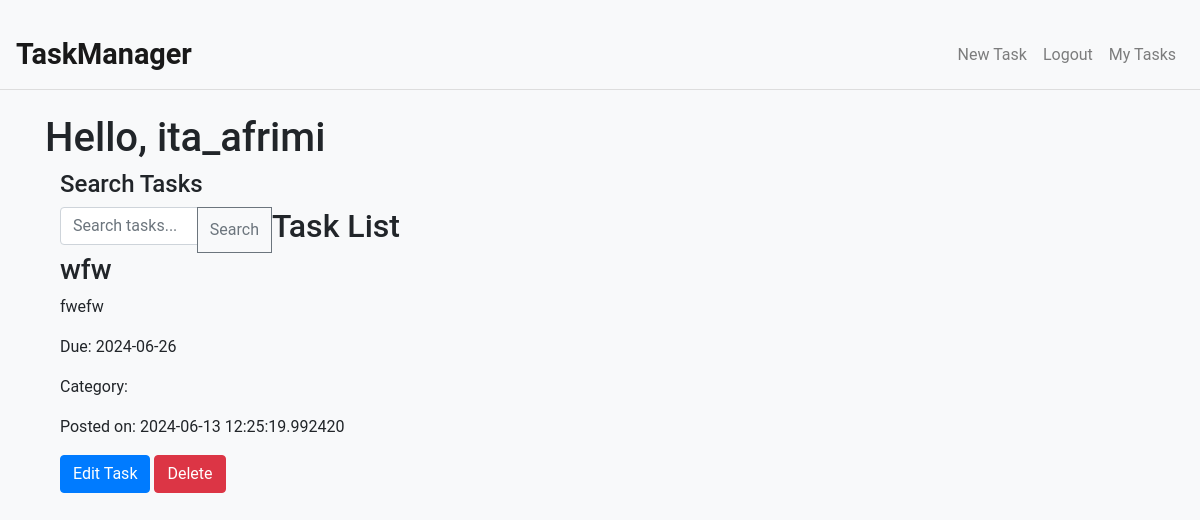
The page /home (signed in) on the database as committed earlier.
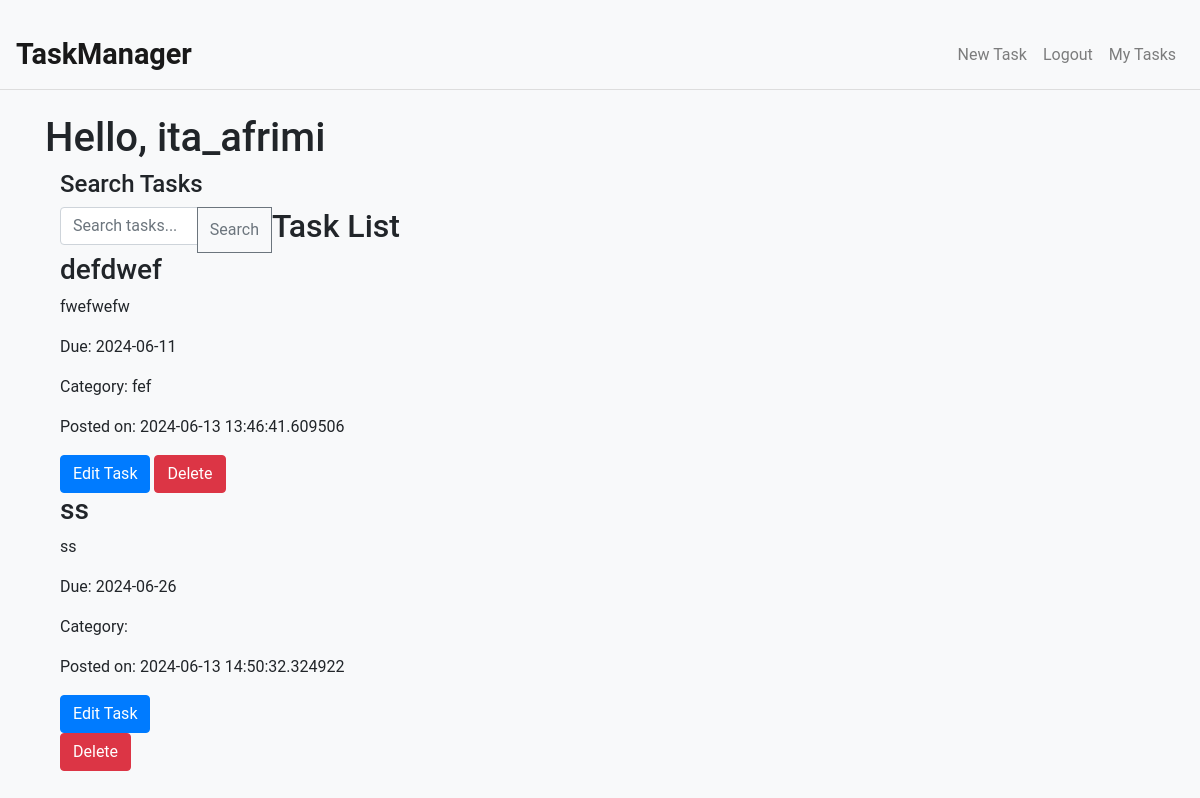
The same page on the database as committed later.
### app/models.py (models this page shows, shortened)
class User(db.Model, UserMixin):
    id = db.Column(db.Integer, primary_key=True)
    username = db.Column(db.String(20), unique=True, nullable=False)
    email = db.Column(db.String(120), unique=True, nullable=False)
    password_hash = db.Column(db.String(128), nullable=False)
    tasks = db.relationship('Task', backref='author', lazy=True)

class Task(db.Model):
    id = db.Column(db.Integer, primary_key=True)
    title = db.Column(db.String(100), nullable=False)
    description = db.Column(db.Text, nullable=True)
    due_date = db.Column(db.Date, nullable=True)
    category = db.Column(db.String(50), nullable=True)
    user_id = db.Column(db.Integer, db.ForeignKey('user.id'), nullable=False)
    date_posted = db.Column(db.DateTime, nullable=False, default=datetime.utcnow)

### app/routes.py (the view)
@main.route("/home")
def home():
    search_query = request.args.get('q')
    if search_query:
        tasks = Task.query.filter(
            Task.title.contains(search_query) | Task.description.contains(search_query)).filter_by(
            author=current_user).all()
    else:
        tasks = Task.query.filter_by(author=current_user).order_by(Task.due_date.asc()).all()
    return render_template('home.html', title='Home', tasks=tasks)

### app/models.py (called while the page is built)
@login_manager.user_loader
def load_user(user_id):
    return User.query.get(int(user_id))

### app/templates/home.html (shortened to what this page needs)
{% extends "base.html" %}
{% block content %}
    <h1>Hello, {{ current_user.username }}</h1>
    <div class="col-md-4">
            <h4>Search Tasks</h4>
            <form action="{{ url_for('main.home') }}" method="GET">
                <div class="input-group mb-3">
                    <input type="text" class="form-control" placeholder="Search tasks..." name="q">
                    <div class="input-group-append">
                        <button class="btn btn-outline-secondary" type="submit">Search</button>
                    </div>
    <h2>Task List</h2>
    {% for task in tasks %}
        <div>
            <h3>{{ task.title }}</h3>
            <p>{{ task.description }}</p>
            <p>Due: {{ task.due_date }}</p>
            <p>Category: {{ task.category }}</p>
            <p>Posted on: {{ task.date_posted }}</p>
            <a href="{{ url_for('main.edit_task', task_id=task.id) }}" class="btn btn-primary">Edit Task</a>
            <form method="POST" action="{{ url_for('main.delete_task', task_id=task.id) }}">
                <button type="submit" class="btn btn-danger">Delete</button>
            </form>
        </div>
    {% endfor %}
{% endblock %}

### app/templates/base.html (shortened to what this page needs)
<!doctype html>
<html lang="en">
<head>
    <link rel="stylesheet" href="https://stackpath.bootstrapcdn.com/bootstrap/4.5.2/css/bootstrap.min.css">
    <link rel="stylesheet" href="{{ url_for('static', filename='styles.css') }}">
</head>
<body>
    <nav class="navbar navbar-expand-lg navbar-light bg-light">
        <a class="navbar-brand" href="{{ url_for('main.entrance') }}">TaskManager</a>
        <div class="collapse navbar-collapse" id="navbarNav">
            <ul class="navbar-nav ml-auto">
                {% if current_user.is_authenticated %}
                    <li class="nav-item">
                        <a class="nav-link" href="{{ url_for('main.new_task') }}">
                         New Task</a>
                    </li>
                    <li class="nav-item">
                        <a class="nav-link" href="{{ url_for('main.logout') }}">Logout</a>
                    </li>
                    <li class="nav-item">
                        <a class="nav-link" href="{{ url_for('main.home') }}">My Tasks</a>
                    </li>
                {% endif %}
            </ul>
        </div>
    </nav>
    <div class="container mt-4">
        {% block content %}{% endblock %}
    </div>
</body>
</html>

### app/static/styles.css (style rules this page uses)
body { background-color: #f0f0f0; font-family: Arial, sans-serif; }
.navbar { background-color: #ffffff; border-bottom: 1px solid #ddd; }
.navbar-brand { font-weight: bold; color: #333; }
.navbar-nav .nav-link { color: #555; }
.btn-primary { background-color: #007bff; border-color: #007bff; color: #fff; }

### app/templates/base.html (style rules this page uses)
body { padding-top: 20px; font-family: 'Roboto', sans-serif; background-color: #f8f9fa; }
.navbar-brand { font-size: 1.8rem; font-weight: bold; color: #007bff; }
.nav-link { color: #6c757d; }
.btn-primary { background-color: #007bff; border-color: #007bff; }
.form-control { border-color: #ced4da; }

Rows that differ between the two databases and show on the page:
removed Task: title "wfw", description "fwefw", due_date "2024-06-26", date_posted "2024-06-13 12:25:19.992420"
added Task: title "defdwef", description "fwefwefw", due_date "2024-06-11", category "fef", date_posted "2024-06-13 13:46:41.609506"
added Task: title "ss", description "ss", due_date "2024-06-26", date_posted "2024-06-13 14:50:32.324922"
